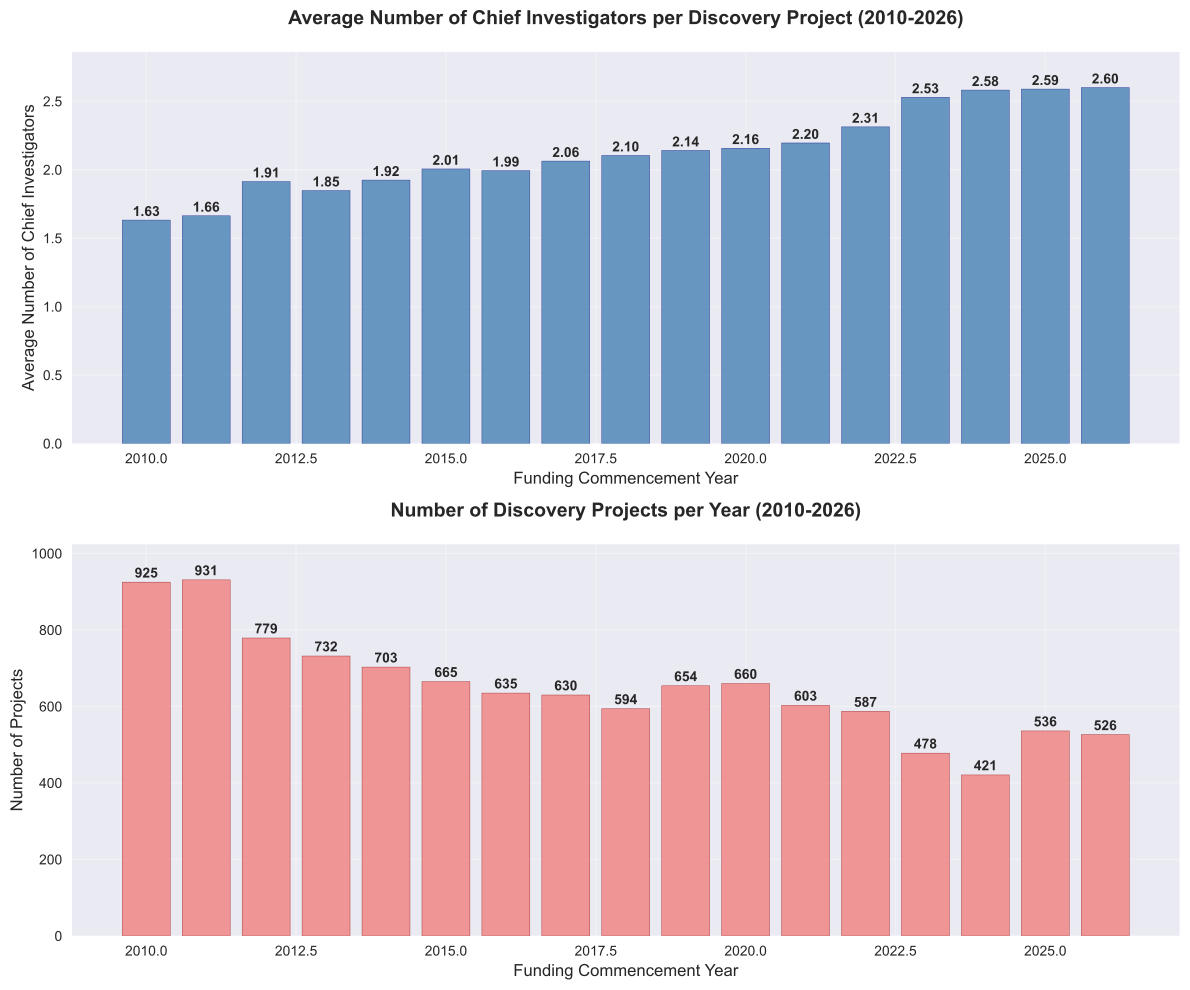

The script that saved this image:
#!/usr/bin/env python3
import csv
import matplotlib.pyplot as plt
import pandas as pd
import numpy as np
from collections import defaultdict

def count_chief_investigators(ci_string):
    """Count the number of chief investigators from a semicolon-separated string"""
    if not ci_string or ci_string.strip() == '':
        return 0
    # Split by semicolon and count non-empty entries
    investigators = [ci.strip() for ci in ci_string.split(';') if ci.strip()]
    return len(investigators)

def analyze_ci_data():
    """Analyze the Chief Investigator data from 2010-2026"""
    
    # Data storage
    yearly_ci_counts = defaultdict(list)  # year -> list of CI counts for each project
    
    print("Loading and analyzing Discovery Projects data...")
    
    with open('arc_discovery_projects_2010_2026_with_for.csv', 'r', encoding='utf-8') as f:
        reader = csv.DictReader(f)
        
        for row in reader:
            try:
                year = int(row['funding_commencement_year'])
                
                # Filter for 2010-2026
                if 2010 <= year <= 2026:
                    ci_count = count_chief_investigators(row['chief_investigators'])
                    yearly_ci_counts[year].append(ci_count)
                    
            except (ValueError, TypeError):
                # Skip rows with invalid years
                continue
    
    # Calculate average CI counts per year
    yearly_averages = {}
    yearly_totals = {}
    yearly_project_counts = {}
    
    for year in range(2010, 2027):
        if year in yearly_ci_counts:
            ci_counts = yearly_ci_counts[year]
            yearly_averages[year] = np.mean(ci_counts)
            yearly_totals[year] = sum(ci_counts)
            yearly_project_counts[year] = len(ci_counts)
        else:
            yearly_averages[year] = 0
            yearly_totals[year] = 0
            yearly_project_counts[year] = 0
    
    return yearly_averages, yearly_totals, yearly_project_counts, yearly_ci_counts

def create_visualization():
    """Create the visualization of average CI counts"""
    
    yearly_averages, yearly_totals, yearly_project_counts, yearly_ci_counts = analyze_ci_data()
    
    # Print summary statistics
    print("\nSummary Statistics (2010-2026):")
    print("=" * 50)
    for year in range(2010, 2027):
        avg_ci = yearly_averages[year]
        total_projects = yearly_project_counts[year]
        total_cis = yearly_totals[year]
        if total_projects > 0:  # Only print years with data
            print(f"{year}: {total_projects:3d} projects, {total_cis:4d} total CIs, {avg_ci:.2f} avg CIs/project")
    
    # Create the plot
    plt.style.use('seaborn-v0_8' if 'seaborn-v0_8' in plt.style.available else 'default')
    fig, (ax1, ax2) = plt.subplots(2, 1, figsize=(12, 10))
    
    # Only include years with data for plotting
    years = [year for year in range(2010, 2027) if yearly_project_counts[year] > 0]
    averages = [yearly_averages[year] for year in years]
    project_counts = [yearly_project_counts[year] for year in years]
    
    # Plot 1: Average CI per project
    bars1 = ax1.bar(years, averages, color='steelblue', alpha=0.8, edgecolor='navy')
    ax1.set_title('Average Number of Chief Investigators per Discovery Project (2010-2026)', 
                  fontsize=14, fontweight='bold', pad=20)
    ax1.set_xlabel('Funding Commencement Year', fontsize=12)
    ax1.set_ylabel('Average Number of Chief Investigators', fontsize=12)
    ax1.set_ylim(0, max(averages) * 1.1)
    ax1.grid(True, alpha=0.3)
    
    # Add value labels on bars
    for bar, avg in zip(bars1, averages):
        height = bar.get_height()
        ax1.text(bar.get_x() + bar.get_width()/2., height + 0.01,
                f'{avg:.2f}', ha='center', va='bottom', fontweight='bold')
    
    # Plot 2: Number of projects per year
    bars2 = ax2.bar(years, project_counts, color='lightcoral', alpha=0.8, edgecolor='darkred')
    ax2.set_title('Number of Discovery Projects per Year (2010-2026)', 
                  fontsize=14, fontweight='bold', pad=20)
    ax2.set_xlabel('Funding Commencement Year', fontsize=12)
    ax2.set_ylabel('Number of Projects', fontsize=12)
    ax2.set_ylim(0, max(project_counts) * 1.1)
    ax2.grid(True, alpha=0.3)
    
    # Add value labels on bars
    for bar, count in zip(bars2, project_counts):
        height = bar.get_height()
        ax2.text(bar.get_x() + bar.get_width()/2., height + 5,
                f'{count}', ha='center', va='bottom', fontweight='bold')
    
    plt.tight_layout()
    plt.savefig('ci_analysis_2010_2025.png', dpi=300, bbox_inches='tight')
    plt.savefig('ci_analysis_2010_2025.pdf', bbox_inches='tight')
    print(f"\nPlot saved as: ci_analysis_2010_2025.png and ci_analysis_2010_2025.pdf")
    
    # Create distribution analysis - show key years only for readability
    # Select representative years across the time period
    key_years = [2010, 2012, 2015, 2018, 2021, 2024, 2025, 2026]
    available_years = [year for year in key_years if year in yearly_ci_counts and yearly_ci_counts[year]]
    
    if available_years:
        n_years = len(available_years)
        cols = 3
        rows = (n_years + cols - 1) // cols
        
        fig, axes = plt.subplots(rows, cols, figsize=(15, 5 * rows))
        if rows == 1:
            axes = axes.reshape(1, -1)
        fig.suptitle('Distribution of Chief Investigators per Project by Key Years (2010-2026)', 
                     fontsize=16, fontweight='bold')
        
        for i, year in enumerate(available_years):
            row = i // cols
            col = i % cols
            ax = axes[row, col]
            
            ci_counts = yearly_ci_counts[year]
            bins = range(1, max(ci_counts) + 2)
            ax.hist(ci_counts, bins=bins, alpha=0.7, color='steelblue', edgecolor='navy')
            ax.set_title(f'{year}\n(n={len(ci_counts)} projects)', fontweight='bold')
            ax.set_xlabel('Number of Chief Investigators')
            ax.set_ylabel('Number of Projects')
            ax.grid(True, alpha=0.3)
            
            # Add mean line
            mean_ci = np.mean(ci_counts)
            ax.axvline(mean_ci, color='red', linestyle='--', linewidth=2, 
                      label=f'Mean: {mean_ci:.2f}')
            ax.legend()
        
        # Hide unused subplots
        for i in range(len(available_years), rows * cols):
            row = i // cols
            col = i % cols
            axes[row, col].set_visible(False)
        
        plt.tight_layout()
        plt.savefig('ci_distribution_2010_2025.png', dpi=300, bbox_inches='tight')
        plt.savefig('ci_distribution_2010_2025.pdf', bbox_inches='tight')
        print(f"Distribution plot saved as: ci_distribution_2010_2025.png and ci_distribution_2010_2025.pdf")
    
    plt.show()

if __name__ == "__main__":
    create_visualization()
